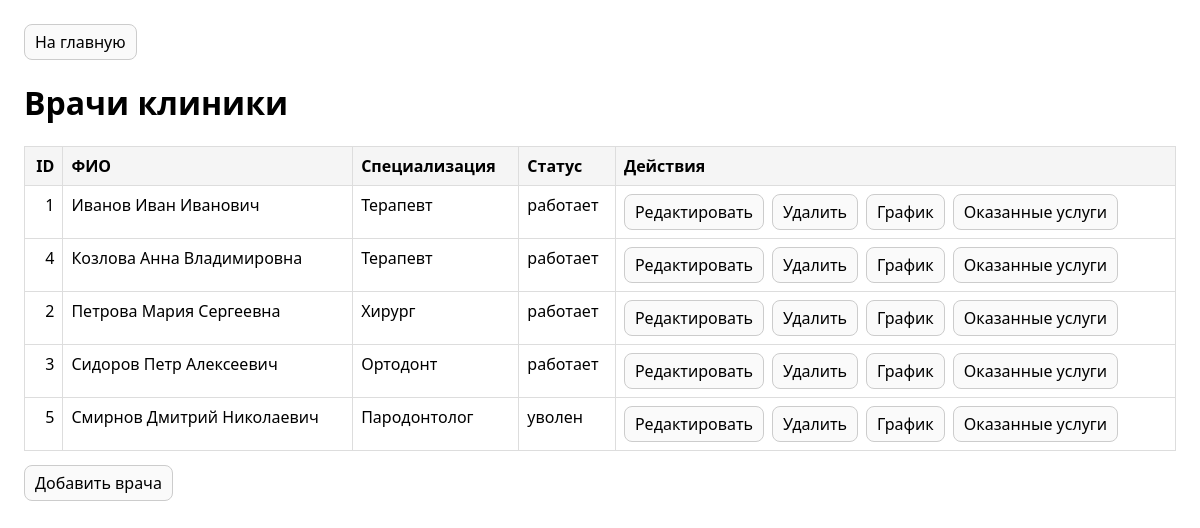
The page / on the database its author committed.
### tables this page shows
CREATE TABLE employees (
    id                INTEGER PRIMARY KEY AUTOINCREMENT,
    surname            TEXT NOT NULL,
    name               TEXT NOT NULL,
    patronymic         TEXT,
    specialization_id  INTEGER NOT NULL,
    salary_percentage  REAL NOT NULL CHECK (salary_percentage > 0 AND salary_percentage <= 100),
    hire_date          DATE NOT NULL DEFAULT (date('now')),
    dismissal_date     DATE,
    status             TEXT NOT NULL DEFAULT 'работает' CHECK (status IN ('работает', 'уволен')),

    CHECK (
        (status = 'работает' AND dismissal_date IS NULL) OR
        (status = 'уволен'  AND dismissal_date IS NOT NULL)
    ),
    CHECK (dismissal_date IS NULL OR dismissal_date >= hire_date),

    FOREIGN KEY (specialization_id) REFERENCES specializations(id)
        ON UPDATE CASCADE
        ON DELETE RESTRICT
);

CREATE TABLE specializations (
    id   INTEGER PRIMARY KEY AUTOINCREMENT,
    name TEXT NOT NULL UNIQUE
);

### src/helpers.php (called while the page is built, shortened)
<?php
function h(string $s): string
{
    return htmlspecialchars($s, ENT_QUOTES | ENT_SUBSTITUTE, 'UTF-8');
}
function build_full_name(array $row): string
{
    $pat = trim((string)($row['patronymic'] ?? ''));
    return trim($row['surname'] . ' ' . $row['name'] . ' ' . $pat);
}

### public/index.php (the view, shortened to what this page needs)
<?php
require __DIR__ . '/../src/helpers.php';
$pdo = db();
$stmt = $pdo->prepare("
    SELECT e.id, e.surname, e.name, e.patronymic,
           sp.name AS specialization_name,
           e.status
    FROM employees e
    JOIN specializations sp ON sp.id = e.specialization_id
    ORDER BY e.surname, e.name, e.patronymic
");
$stmt->execute();
$doctors = $stmt->fetchAll();
require __DIR__ . '/../src/layout/header.php';
?>
<h1>Врачи клиники</h1>
<?php if (!$doctors): ?>
    <p class="muted">Врачей нет.</p>
<?php else: ?>
<table>
    <thead>
    <tr>
        <th class="right">ID</th>
        <th>ФИО</th>
        <th>Специализация</th>
        <th>Статус</th>
        <th>Действия</th>
    </tr>
    </thead>
    <tbody>
    <?php foreach ($doctors as $d): ?>
        <?php $fullName = build_full_name($d); ?>
        <tr>
            <td class="right"><?= (int)$d['id'] ?></td>
            <td><?= h($fullName) ?></td>
            <td><?= h((string)$d['specialization_name']) ?></td>
            <td><?= h((string)$d['status']) ?></td>
            <td>
                <div class="row">
                    <a class="btn" href="doctor_form.php?id=<?= (int)$d['id'] ?>">Редактировать</a>
                    <a class="btn" href="doctor_delete.php?id=<?= (int)$d['id'] ?>">Удалить</a>
                    <a class="btn" href="doctor_schedule.php?doctor_id=<?= (int)$d['id'] ?>">График</a>
                    <a class="btn" href="doctor_procedures.php?doctor_id=<?= (int)$d['id'] ?>">Оказанные услуги</a>
                </div>
            </td>
        </tr>
    <?php endforeach; ?>
    </tbody>
</table>
<?php endif; ?>
<div style="margin-top:14px">
    <a class="btn" href="doctor_form.php">Добавить врача</a>
</div>
<?php require __DIR__ . '/../src/layout/footer.php'; ?>

### src/layout/header.php (shortened to what this page needs)
<!doctype html>
<html lang="ru">
<head>
</head>
<body>
<div class="row" style="margin-bottom:14px">
    <a class="btn" href="index.php">На главную</a>
</div>

### src/layout/footer.php (shortened to what this page needs)
</body>
</html>

### src/layout/header.php (style rules this page uses)
body { font-family: system-ui, -apple-system, Segoe UI, Roboto, Arial, sans-serif; margin: 24px; }
table { border-collapse: collapse; width: 100%; }
th, td { border: 1px solid #ddd; padding: 8px; vertical-align: top; }
th { background: #f5f5f5; text-align: left; }
.right { text-align: right; }
.btn { display:inline-block; padding:6px 10px; border:1px solid #ccc; border-radius:8px; text-decoration:none; color:#000; background:#fafafa; }
.row { display:flex; gap:8px; flex-wrap:wrap; }

### rows shown on the page
employees: id "1", fullName "Иванов Иван Иванович", specialization.name "Терапевт", status "работает"
employees: id "4", fullName "Козлова Анна Владимировна", specialization.name "Терапевт", status "работает"
employees: id "2", fullName "Петрова Мария Сергеевна", specialization.name "Хирург", status "работает"
employees: id "3", fullName "Сидоров Петр Алексеевич", specialization.name "Ортодонт", status "работает"
employees: id "5", fullName "Смирнов Дмитрий Николаевич", specialization.name "Пародонтолог", status "уволен"
